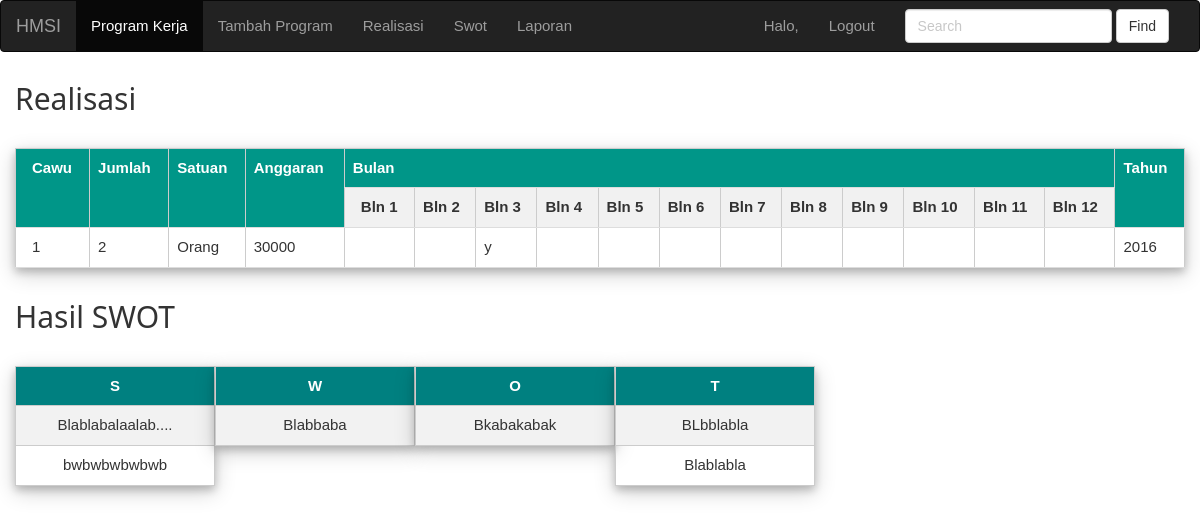
The app's page /hasil-swot.php?kode_res=1 with its own data.
### tables this page shows
CREATE TABLE IF NOT EXISTS `realisasi` (
`kode_res` int(11) NOT NULL,
  `kode_prog` char(5) NOT NULL,
  `cawu` int(11) NOT NULL,
  `jumlah` int(11) NOT NULL,
  `satuan` char(10) NOT NULL,
  `anggaran` int(11) NOT NULL,
  `rel_bln1` char(1) DEFAULT NULL,
  `rel_bln2` char(1) DEFAULT NULL,
  `rel_bln3` char(1) DEFAULT NULL,
  `rel_bln4` char(1) DEFAULT NULL,
  `rel_bln5` char(1) DEFAULT NULL,
  `rel_bln6` char(1) DEFAULT NULL,
  `rel_bln7` char(1) DEFAULT NULL,
  `rel_bln8` char(1) DEFAULT NULL,
  `rel_bln9` char(1) DEFAULT NULL,
  `rel_bln10` char(1) DEFAULT NULL,
  `rel_bln11` char(1) DEFAULT NULL,
  `rel_bln12` char(1) DEFAULT NULL,
  `tahun` char(4) NOT NULL
);

CREATE TABLE IF NOT EXISTS `swot` (
`kode_swot` int(11) NOT NULL,
  `kode_res` char(5) NOT NULL,
  `ket_swot` longtext,
  `tipe_swot` char(1) NOT NULL,
  `tahun` char(4) NOT NULL
);

### hasil-swot.php (the view, shortened to what this page needs)
<!DOCTYPE html>
<html>
<head>
    <link rel="stylesheet" href="css/bootstrap.min.css">
	<link rel="stylesheet" href="css/styles2.css">
	<link rel="stylesheet" href="css/W3.css">
</head>
<body>
	<nav class="navbar navbar-inverse">
	  <div class="container-fluid">
		<div class="navbar-header">
		  <a class="navbar-brand" href="index-admin.php">HMSI</a></li>
		</div>
		<div class="collapse navbar-collapse" id="bs-example-navbar-collapse-1">
		  <ul class="nav navbar-nav">
			<li class="active"><a href="index-admin.php">Program Kerja <span class="sr-only">(current)</span></a></li>
			<li class><a href="tambah.php" target="_blank">Tambah Program <span class="sr-only">(current)</span></a></li>
			<li class><a href="realisasi.php">Realisasi <span class="sr-only">(current)</span></a></li>
			<li class><a href="swot.php">Swot <span class="sr-only">(current)</span></a></li>
			<li class><a href="laporan.php" target="_blank">Laporan <span class="sr-only">(current)</span></a></li>
		  </ul>
		  <form class="navbar-form navbar-right" role="search">
			<div class="form-group">
			  <input type="text" class="form-control" placeholder="Search">
			</div>
			<button type="submit" class="btn btn-default">Find</button>
		  </form>
		  <ul class="nav navbar-nav navbar-right">
			<li>
				<a href="" class="dropdown-toggle" data-toggle="dropdown" role="button" aria-haspopup="true" aria-expanded="false">
					<span class="glyphicon glyphicon-user" aria-hidden="true"></span><?PHP
						if(isset($_POST['username']))
						echo "Halo, ".$_POST['username']."<br>";
						else
						echo "Halo, ".$_COOKIE['username']."<br>";
					?>
				</a>
			</li>
			<li><a href="logout.php">Logout</a></li>
		  </ul>
		</div>
	  </div>
	</nav>
	<div class="col-md-12">
	<h2>Realisasi</h2>
	<table class="w3-table-all w3-card-4" cellpadding="5" cellspacing="0" border="1">
		<tr class="w3-teal">
			<th rowspan="2">Cawu</th>
			<th rowspan="2">Jumlah</th>
			<th rowspan="2">Satuan</th>
			<th rowspan="2">Anggaran</th>
			<th colspan="12">Bulan</th>
			<th rowspan="2">Tahun</th>
		</tr>
		<tr>
				<th>Bln 1</th>
				<th>Bln 2</th>
				<th>Bln 3</th>
				<th>Bln 4</th>
				<th>Bln 5</th>
				<th>Bln 6</th>
				<th>Bln 7</th>
				<th>Bln 8</th>
				<th>Bln 9</th>
				<th>Bln 10</th>
				<th>Bln 11</th>
				<th>Bln 12</th>
		</tr>
		<?php
		$kode = $_GET['kode_res'];
		$query = mysql_query("SELECT * FROM realisasi WHERE kode_res='$kode'") or die(mysql_error());
		if(mysql_num_rows($query) == 0){
			echo '<tr><td colspan="6">Tidak ada data!</td></tr>';
		}else{
			echo "<br>";
			while($data = mysql_fetch_assoc($query)){
				echo '<tr style="height: 40px; text-align: center;">';
					echo '<td>'.$data['cawu'].'</td>';
					echo '<td>'.$data['jumlah'].'</td>';
					echo '<td>'.$data['satuan'].'</td>';
					echo '<td>'.$data['anggaran'].'</td>';
					echo '<td>'.$data['rel_bln1'].'</td>';
					echo '<td>'.$data['rel_bln2'].'</td>';
					echo '<td>'.$data['rel_bln3'].'</td>';
					echo '<td>'.$data['rel_bln4'].'</td>';
					echo '<td>'.$data['rel_bln5'].'</td>';
					echo '<td>'.$data['rel_bln6'].'</td>';
					echo '<td>'.$data['rel_bln7'].'</td>';
					echo '<td>'.$data['rel_bln8'].'</td>';
					echo '<td>'.$data['rel_bln9'].'</td>';
					echo '<td>'.$data['rel_bln10'].'</td>';
					echo '<td>'.$data['rel_bln11'].'</td>';
					echo '<td>'.$data['rel_bln12'].'</td>';
					echo '<td>'.$data['tahun'].'</td>';
				echo '</tr>';
			}
		}
		?>
	</table>
    <h2>Hasil SWOT</h2>
	<br/>
	<table>
		<tr>
			<td valign="top">
			<table class="w3-card-4" cellpadding="5" cellspacing="0" border="1" style="border-style:solid; border-color: #ccc">
				<tr style="background-color:teal; color:white">
					<th>S</th>
				</tr>
				<?php
				$kode = $_GET['kode_res'];
				$query = mysql_query("SELECT * FROM swot WHERE kode_res='$kode' AND tipe_swot='S'") or die(mysql_error());
				if(mysql_num_rows($query) == 0){
					echo '<tr><td colspan="6">-</td></tr>';
				}else{
					while($data = mysql_fetch_assoc($query)){
						echo '<tr style="height: 40px; text-align: center;">';
							echo '<td>'.$data['ket_swot'].'</td>';
						echo '</tr>';
					}
				}
				?>
			</table>
			</td>
			<td valign="top">
			<table class="w3-card-4" cellpadding="5" cellspacing="0" border="1" style="border-style:solid; border-color: #ccc">
				<tr style="background-color:teal; color:white">
					<th>W</th>
				</tr>
				<?php
				$kode = $_GET['kode_res'];
				$query = mysql_query("SELECT * FROM swot WHERE kode_res='$kode' AND tipe_swot='W'") or die(mysql_error());
				if(mysql_num_rows($query) == 0){
					echo '<tr><td colspan="6">-</td></tr>';
				}else{
					while($data = mysql_fetch_assoc($query)){
						echo '<tr style="height: 40px; text-align: center;">';
							echo '<td>'.$data['ket_swot'].'</td>';
						echo '</tr>';
					}
				}
				?>
			</table>
			</td>
			<td valign="top">
			<table class="w3-card-4" cellpadding="5" cellspacing="0" border="1" style="border-style:solid; border-color: #ccc">
				<tr style="background-color:teal; color:white">
					<th>O</th>
				</tr>
				<?php
				$kode = $_GET['kode_res'];
				$query = mysql_query("SELECT * FROM swot WHERE kode_res='$kode' AND tipe_swot='O'") or die(mysql_error());
				if(mysql_num_rows($query) == 0){
					echo '<tr><td colspan="6">-</td></tr>';
				}else{
					while($data = mysql_fetch_assoc($query)){
						echo '<tr style="height: 40px; text-align: center;">';
							echo '<td>'.$data['ket_swot'].'</td>';
						echo '</tr>';
					}
				}
				?>
			</table>
			</td>
			<td valign="top">
			<table class="w3-card-4" cellpadding="5" cellspacing="0" border="1" style="border-style:solid; border-color: #ccc">
				<tr style="background-color:teal; color:white">
					<th>T</th>
				</tr>
				<?php
				$kode = $_GET['kode_res'];
				$query = mysql_query("SELECT * FROM swot WHERE kode_res='$kode' AND tipe_swot='T'") or die(mysql_error());
				if(mysql_num_rows($query) == 0){
					echo '<tr><td colspan="6" style="text-align: center;">-</td></tr>';
				}else{
					while($data = mysql_fetch_assoc($query)){
						echo '<tr style="height: 40px; text-align: center;">';
							echo '<td>'.$data['ket_swot'].'</td>';
						echo '</tr>';
					}
				}
				?>
			</table>
			</td>
		</tr>
	</table>
	</div>
</body>
</html>

### css/styles2.css (style rules this page uses)
table { border-collapse: collapse; width: 200px; }
th { text-align: center; padding: 8px; }
tr:nth-child(even) { background-color: #f2f2f2 }

### css/W3.css (style rules this page uses)
html { box-sizing:border-box }
*,*:before,*:after { box-sizing:inherit }
html { -ms-text-size-adjust:100%;-webkit-text-size-adjust:100% }
body { margin:0 }
article,aside,details,figcaption,figure,footer,header,main,menu,nav,section,summary { display:block }
a { background-color:transparent;-webkit-text-decoration-skip:objects }
button,input,select,textarea { font:inherit;margin:0 }
button,input { overflow:visible }
button,select { text-transform:none }
button,html [type=button],[type=reset],[type=submit] { -webkit-appearance:button }
html,body { font-family:Verdana,sans-serif;font-size:15px;line-height:1.5 }
html { overflow-x:hidden }
h1,h2,h3,h4,h5,h6,.w3-slim,.w3-wide { font-family:"Segoe UI",Arial,sans-serif }
h2 { font-size:30px }
h1,h2,h3,h4,h5,h6 { font-weight:400;margin:10px 0 }
a { color:inherit }
.w3-table,.w3-table-all { border-collapse:collapse;border-spacing:0;width:100%;display:table }
.w3-table-all { border:1px solid #ccc }
.w3-bordered tr,.w3-table-all tr { border-bottom:1px solid #ddd }
.w3-table-all tr:nth-child(odd) { background-color:#fff }
.w3-table-all tr:nth-child(even) { background-color:#f1f1f1 }
.w3-table td,.w3-table th,.w3-table-all td,.w3-table-all th { padding:8px 8px;display:table-cell;text-align:left;vertical-align:top }
.w3-table th:first-child,.w3-table td:first-child,.w3-table-all th:first-child,.w3-table-all td:first-child { padding-left:16px }
.w3-card-4,.w3-hover-shadow:hover { box-shadow:0 4px 8px 0 rgba(0,0,0,0.2),0 6px 20px 0 rgba(0,0,0,0.19)!important }
.w3-teal,.w3-hover-teal:hover { color:#fff!important;background-color:#009688!important }

### records on screen
realisasi: cawu "1", jumlah "2", satuan "Orang", anggaran "30000", rel_bln3 "y", tahun "2016"
swot: ket_swot "Blablabalaalab...."
swot: ket_swot "bwbwbwbwbwb"
swot: ket_swot "Blabbaba"
swot: ket_swot "Bkabakabak"
swot: ket_swot "BLbblabla"
swot: ket_swot "Blablabla"
